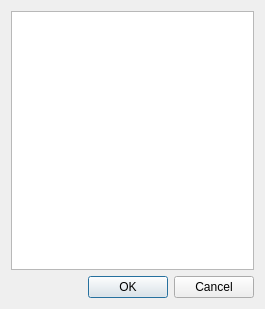
<?xml version="1.0" encoding="UTF-8"?>
<ui version="4.0">
 <class>OpenMapDialog</class>
 <widget class="QDialog" name="OpenMapDialog">
  <property name="geometry">
   <rect>
    <x>0</x>
    <y>0</y>
    <width>265</width>
    <height>309</height>
   </rect>
  </property>
  <property name="windowTitle">
   <string>Dialog</string>
  </property>
  <property name="modal">
   <bool>true</bool>
  </property>
  <layout class="QVBoxLayout" name="verticalLayout">
   <item>
    <widget class="QTreeView" name="maplist">
     <property name="editTriggers">
      <set>QAbstractItemView::NoEditTriggers</set>
     </property>
    </widget>
   </item>
   <item>
    <widget class="QDialogButtonBox" name="buttonBox">
     <property name="orientation">
      <enum>Qt::Horizontal</enum>
     </property>
     <property name="standardButtons">
      <set>QDialogButtonBox::Cancel|QDialogButtonBox::Ok</set>
     </property>
    </widget>
   </item>
  </layout>
 </widget>
 <resources/>
 <connections>
  <connection>
   <sender>buttonBox</sender>
   <signal>accepted()</signal>
   <receiver>OpenMapDialog</receiver>
   <slot>accept()</slot>
   <hints>
    <hint type="sourcelabel">
     <x>248</x>
     <y>254</y>
    </hint>
    <hint type="destinationlabel">
     <x>157</x>
     <y>274</y>
    </hint>
   </hints>
  </connection>
  <connection>
   <sender>buttonBox</sender>
   <signal>rejected()</signal>
   <receiver>OpenMapDialog</receiver>
   <slot>reject()</slot>
   <hints>
    <hint type="sourcelabel">
     <x>316</x>
     <y>260</y>
    </hint>
    <hint type="destinationlabel">
     <x>286</x>
     <y>274</y>
    </hint>
   </hints>
  </connection>
 </connections>
</ui>
